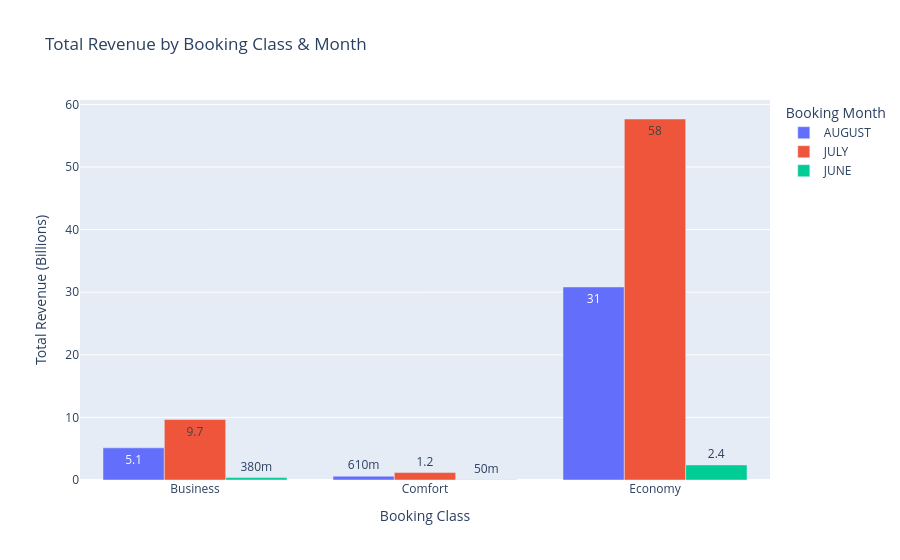

The notebook cell saved with this chart:
### Code cell
# Bar Chart
fig = px.bar(
    df, 
    x="Booking Class", 
    y="Total Revenue (Billions)", 
    color="Booking Month",
    barmode="group",
    title="Total Revenue by Booking Class & Month",
    text_auto=".2s"
)

fig.show()

### Figure 1 — Plotly figure (JSON) as saved in the notebook; plotly's stock layout.template omitted (floating-point values rounded to 4 significant figures)
{"data": [{"alignmentgroup": "True", "hovertemplate": "Booking Month=AUGUST<br>Booking Class=%{x}<br>Total Revenue (Billions)=%{y}<extra></extra>", "legendgroup": "AUGUST", "marker": {"color": "#636efa", "pattern": {"shape": ""}}, "name": "AUGUST", "offsetgroup": "AUGUST", "orientation": "v", "showlegend": true, "textposition": "auto", "texttemplate": "%{y:.2s}", "type": "bar", "x": ["Business", "Comfort", "Economy"], "xaxis": "x", "y": [5.14, 0.61, 30.84], "yaxis": "y"}, {"alignmentgroup": "True", "hovertemplate": "Booking Month=JULY<br>Booking Class=%{x}<br>Total Revenue (Billions)=%{y}<extra></extra>", "legendgroup": "JULY", "marker": {"color": "#EF553B", "pattern": {"shape": ""}}, "name": "JULY", "offsetgroup": "JULY", "orientation": "v", "showlegend": true, "textposition": "auto", "texttemplate": "%{y:.2s}", "type": "bar", "x": ["Business", "Comfort", "Economy"], "xaxis": "x", "y": [9.66, 1.19, 57.67], "yaxis": "y"}, {"alignmentgroup": "True", "hovertemplate": "Booking Month=JUNE<br>Booking Class=%{x}<br>Total Revenue (Billions)=%{y}<extra></extra>", "legendgroup": "JUNE", "marker": {"color": "#00cc96", "pattern": {"shape": ""}}, "name": "JUNE", "offsetgroup": "JUNE", "orientation": "v", "showlegend": true, "textposition": "auto", "texttemplate": "%{y:.2s}", "type": "bar", "x": ["Business", "Comfort", "Economy"], "xaxis": "x", "y": [0.38, 0.05, 2.41], "yaxis": "y"}], "layout": {"barmode": "group", "legend": {"title": {"text": "Booking Month"}, "tracegroupgap": 0}, "title": {"text": "Total Revenue by Booking Class & Month"}, "xaxis": {"anchor": "y", "domain": [0, 1], "title": {"text": "Booking Class"}}, "yaxis": {"anchor": "x", "domain": [0, 1], "title": {"text": "Total Revenue (Billions)"}}}}
